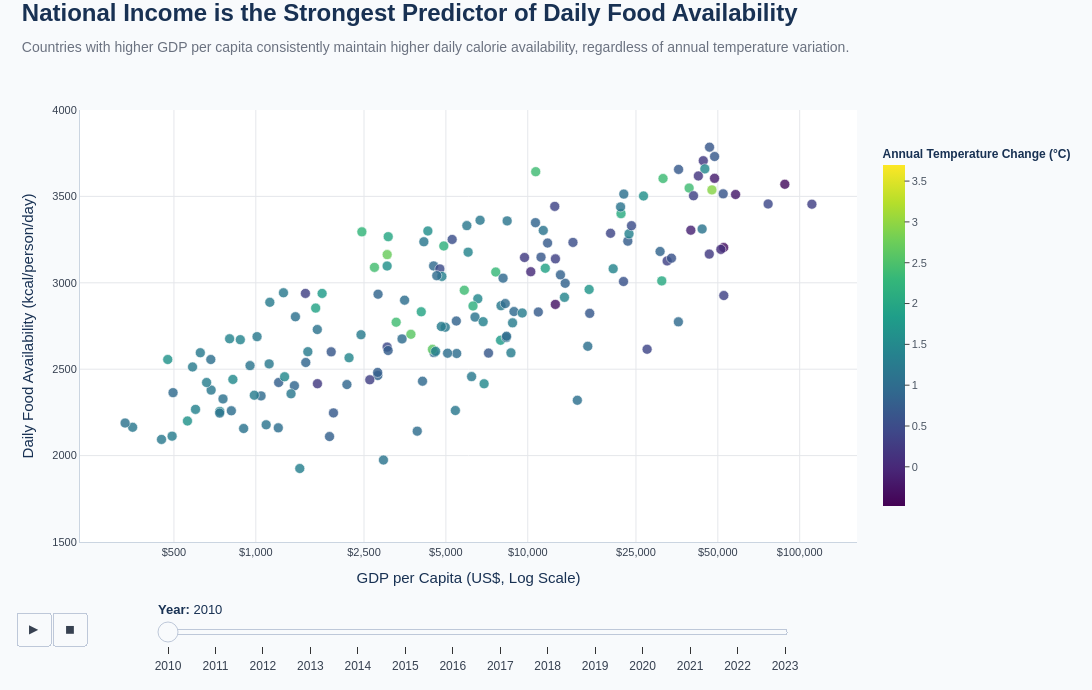

Write notebook code for a chart like this one.
### Markdown cell above
# Phase 13 — Analytical Questions

---

## Analytical Question 1

### Does higher GDP per capita consistently translate into better food availability?

Economic growth is often assumed to be the primary lever for food security, on the theory that higher national income buys better infrastructure, purchasing power, and agricultural investment. Testing this assumption directly — rather than taking it for granted — is the foundation the rest of this analysis builds on.

**Goal:** Determine whether countries with higher GDP per capita consistently show higher daily calorie availability, or whether income alone is insufficient to explain the pattern.

### Code cell
# ==========================================================
# AQ1
# How Strongly Does National Income Influence Daily Food Availability?
# ==========================================================

import plotly.express as px
import numpy as np

# ----------------------------------------------------------
# Data Preparation
# ----------------------------------------------------------

aq1_df = (
    analysis_df
    .query("Item == 'Grand Total'")
    .dropna(
        subset=[
            "GDP_per_Capita",
            "Calories_per_Capita",
            "Temperature_Change"
        ]
    )
    .copy()
)

aq1_df.sort_values("Year", inplace=True)

temp_min = aq1_df["Temperature_Change"].min()
temp_max = aq1_df["Temperature_Change"].max()

fig = px.scatter(
    aq1_df,
    x="GDP_per_Capita",
    y="Calories_per_Capita",
    color="Temperature_Change",
    hover_name="Country",
    animation_frame="Year",
    log_x=True,
    range_color=[temp_min, temp_max],
    color_continuous_scale="Viridis",
    labels={
        "GDP_per_Capita":
        "GDP per Capita (US$, Log Scale)",
        "Calories_per_Capita":
        "Daily Food Availability (kcal/person/day)",
        "Temperature_Change":
        "Temperature Change (°C)"
    },

    hover_data={
        "GDP_per_Capita":":$,.0f",
        "Calories_per_Capita":":.0f",
        "Temperature_Change":":.2f"
    }

)

# ----------------------------------------------------------
# Marker Styling
# ----------------------------------------------------------

fig.update_traces(
    marker=dict(
        size=10,
        opacity=0.82,
        line=dict(
            width=0.6,
            color="white"
        )

    ),

    selector=dict(mode="markers")

)

# ----------------------------------------------------------
# Executive Layout
# ----------------------------------------------------------

fig.update_layout(
    template="plotly_white",
    width=1120,
    height=690,
    paper_bgcolor=BG,
    plot_bgcolor="white",
    margin=dict(
        l=80,
        r=70,
        t=110,
        b=80
    ),
    font=dict(
        family="Arial",
        size=12,
        color="#374151"
    ),
    title=dict(
        text=(
            "<b>National Income is the Strongest Predictor of Daily Food Availability</b>"
            "<br>"
            "<span style='font-size:14px;color:#6B7280;'>"
            "Countries with higher GDP per capita consistently maintain higher daily calorie availability, "
            "regardless of annual temperature variation."
            "</span>"
        ),
        x=0.02,
        y=0.97,
        xanchor="left",
        font=dict(
            family="Arial",
            size=24,
            color=COLOR_NAVY
        )
    ),
    xaxis=dict(
        title="GDP per Capita (US$, Log Scale)",
        title_font=dict(
            size=15,
            color=COLOR_NAVY
        ),
        tickfont=dict(size=11),
        showgrid=True,
        gridcolor=COLOR_GRID,
        zeroline=False,
        linecolor="#CBD5E1",
        tickvals=[
            500,
            1000,
            2500,
            5000,
            10000,
            25000,
            50000,
            100000
        ],
        tickformat="$,.0f"
    ),
    yaxis=dict(
        title="Daily Food Availability (kcal/person/day)",
        title_font=dict(
            size=15,
            color=COLOR_NAVY
        ),
        tickfont=dict(size=11),
        showgrid=True,
        gridcolor=COLOR_GRID,
        zeroline=False,
        linecolor="#CBD5E1",
        range=[1500,4000]
    )
)

# ----------------------------------------------------------
# Executive Colour Scale & Animation Controls
# ----------------------------------------------------------

fig.update_layout(
    coloraxis_colorbar=dict(
        title=dict(
            text="<b>Annual Temperature Change (°C)</b>",
            side="top",
            font=dict(
                size=12,
                color=COLOR_NAVY
            )
        ),
        tickfont=dict(
            size=11,
            color="#4B5563"
        ),
        ticks="outside",
        ticklen=5,
        tickwidth=1,
        thickness=22,
        thicknessmode="pixels",
        len=0.88,
        lenmode="fraction",
        y=0.50,
        yanchor="middle",
        x=1.02,
        outlinewidth=0
    ),
    sliders=[
        dict(
            active=0,
            x=0.10,
            y=-0.08,
            len=0.82,
            currentvalue=dict(
                prefix="<b>Year:</b> ",
                font=dict(
                    size=13,
                    color=COLOR_NAVY
                )
            ),
            pad=dict(
                t=20
            )
        )
    ]
)

# ----------------------------------------------------------
# Executive Hover Card
# ----------------------------------------------------------

fig.update_traces(
    hovertemplate=
    "<b>%{hovertext}</b><br><br>"
    "GDP per Capita: <b>$%{x:,.0f}</b><br>"
    "Daily Calories: <b>%{y:.0f} kcal</b><br>"
    "Temperature Change: <b>%{marker.color:.2f} °C</b>"
    "<extra></extra>"
)

# ==========================================================
# Final Executive Presentation Refinements
# ==========================================================

# Animation transition
fig.layout.updatemenus[0].buttons[0].args[1]["frame"]["duration"] = 800
fig.layout.updatemenus[0].buttons[0].args[1]["transition"]["duration"] = 500

# Play button styling
fig.layout.updatemenus[0].pad = dict(r=10, t=35)

# Improve animation frame redraw
fig.layout.updatemenus[0].buttons[0].args[1]["frame"]["redraw"] = True

# Cleaner animation controls
fig.layout.updatemenus[0].x = 0.02
fig.layout.updatemenus[0].y = -0.08

# Remove distracting spike lines
fig.update_xaxes(showspikes=False)
fig.update_yaxes(showspikes=False)

# Thin plot border
fig.update_xaxes(showline=True, linewidth=1, linecolor="#CBD5E1", mirror=False)
fig.update_yaxes(showline=True, linewidth=1, linecolor="#CBD5E1", mirror=False)

# Slightly smoother marker appearance
fig.update_traces(
    marker=dict(
        sizemode="diameter"
    )
)

# Keep background clean
fig.update_layout(
    hoverlabel=dict(
        bgcolor="white",
        font_size=12,
        font_family="Arial"
    )
)

# Hide Plotly logo & unnecessary toolbar buttons
config = {
    "displaylogo": False,
    "displayModeBar": False,
    "responsive": True
}

fig.show(config=config)

### Figure 1 — Plotly figure (JSON) as saved in the notebook; plotly's stock layout.template omitted (floating-point values rounded to 4 significant figures; data arrays with more than 128 entries replaced by an {"elided": "..."} marker saying what was removed)
{"data": [{"customdata": {"elided": "166x1 float values"}, "hovertemplate": "<b>%{hovertext}</b><br><br>GDP per Capita: <b>$%{x:,.0f}</b><br>Daily Calories: <b>%{y:.0f} kcal</b><br>Temperature Change: <b>%{marker.color:.2f} °C</b><extra></extra>", "hovertext": {"elided": "166 str values"}, "legendgroup": "", "marker": {"color": {"elided": "166 float values"}, "coloraxis": "coloraxis", "line": {"color": "white", "width": 0.6}, "opacity": 0.82, "size": 10, "sizemode": "diameter", "symbol": "circle"}, "mode": "markers", "name": "", "orientation": "v", "showlegend": false, "type": "scatter", "x": {"elided": "166 float values"}, "xaxis": "x", "y": {"elided": "166 float values"}, "yaxis": "y"}], "layout": {"coloraxis": {"cmax": 3.697, "cmin": -0.48, "colorbar": {"len": 0.88, "lenmode": "fraction", "outlinewidth": 0, "thickness": 22, "thicknessmode": "pixels", "tickfont": {"color": "#4B5563", "size": 11}, "ticklen": 5, "ticks": "outside", "tickwidth": 1, "title": {"font": {"color": "#183153", "size": 12}, "side": "top", "text": "<b>Annual Temperature Change (°C)</b>"}, "x": 1.02, "y": 0.5, "yanchor": "middle"}, "colorscale": [[0, "#440154"], [0.1111, "#482878"], [0.2222, "#3e4989"], [0.3333, "#31688e"], [0.4444, "#26828e"], [0.5556, "#1f9e89"], [0.6667, "#35b779"], [0.7778, "#6ece58"], [0.8889, "#b5de2b"], [1, "#fde725"]]}, "font": {"color": "#374151", "family": "Arial", "size": 12}, "height": 690, "hoverlabel": {"bgcolor": "white", "font": {"family": "Arial", "size": 12}}, "legend": {"tracegroupgap": 0}, "margin": {"b": 80, "l": 80, "r": 70, "t": 110}, "paper_bgcolor": "#F8FAFC", "plot_bgcolor": "white", "sliders": [{"active": 0, "currentvalue": {"font": {"color": "#183153", "size": 13}, "prefix": "<b>Year:</b> "}, "len": 0.82, "pad": {"b": 10, "t": 20}, "steps": [{"args": [["2010"], {"frame": {"duration": 0, "redraw": false}, "fromcurrent": true, "mode": "immediate", "transition": {"duration": 0, "easing": "linear"}}], "label": "2010", "method": "animate"}, {"args": [["2011"], {"frame": {"duration": 0, "redraw": false}, "fromcurrent": true, "mode": "immediate", "transition": {"duration": 0, "easing": "linear"}}], "label": "2011", "method": "animate"}, {"args": [["2012"], {"frame": {"duration": 0, "redraw": false}, "fromcurrent": true, "mode": "immediate", "transition": {"duration": 0, "easing": "linear"}}], "label": "2012", "method": "animate"}, {"args": [["2013"], {"frame": {"duration": 0, "redraw": false}, "fromcurrent": true, "mode": "immediate", "transition": {"duration": 0, "easing": "linear"}}], "label": "2013", "method": "animate"}, {"args": [["2014"], {"frame": {"duration": 0, "redraw": false}, "fromcurrent": true, "mode": "immediate", "transition": {"duration": 0, "easing": "linear"}}], "label": "2014", "method": "animate"}, {"args": [["2015"], {"frame": {"duration": 0, "redraw": false}, "fromcurrent": true, "mode": "immediate", "transition": {"duration": 0, "easing": "linear"}}], "label": "2015", "method": "animate"}, {"args": [["2016"], {"frame": {"duration": 0, "redraw": false}, "fromcurrent": true, "mode": "immediate", "transition": {"duration": 0, "easing": "linear"}}], "label": "2016", "method": "animate"}, {"args": [["2017"], {"frame": {"duration": 0, "redraw": false}, "fromcurrent": true, "mode": "immediate", "transition": {"duration": 0, "easing": "linear"}}], "label": "2017", "method": "animate"}, {"args": [["2018"], {"frame": {"duration": 0, "redraw": false}, "fromcurrent": true, "mode": "immediate", "transition": {"duration": 0, "easing": "linear"}}], "label": "2018", "method": "animate"}, {"args": [["2019"], {"frame": {"duration": 0, "redraw": false}, "fromcurrent": true, "mode": "immediate", "transition": {"duration": 0, "easing": "linear"}}], "label": "2019", "method": "animate"}, {"args": [["2020"], {"frame": {"duration": 0, "redraw": false}, "fromcurrent": true, "mode": "immediate", "transition": {"duration": 0, "easing": "linear"}}], "label": "2020", "method": "animate"}, {"args": [["2021"], {"frame": {"duration": 0, "redraw": false}, "fromcurrent": true, "mode": "immediate", "transition": {"duration": 0, "easing": "linear"}}], "label": "2021", "method": "animate"}, {"args": [["2022"], {"frame": {"duration": 0, "redraw": false}, "fromcurrent": true, "mode": "immediate", "transition": {"duration": 0, "easing": "linear"}}], "label": "2022", "method": "animate"}, {"args": [["2023"], {"frame": {"duration": 0, "redraw": false}, "fromcurrent": true, "mode": "immediate", "transition": {"duration": 0, "easing": "linear"}}], "label": "2023", "method": "animate"}], "x": 0.1, "xanchor": "left", "y": -0.08, "yanchor": "top"}], "title": {"font": {"color": "#183153", "family": "Arial", "size": 24}, "text": "<b>National Income is the Strongest Predictor of Daily Food Availability</b><br><span style='font-size:14px;color:#6B7280;'>Countries with higher GDP per capita consistently maintain higher daily calorie availability, regardless of annual temperature variation.</span>", "x": 0.02, "xanchor": "left", "y": 0.97}, "updatemenus": [{"buttons": [{"args": [null, {"frame": {"duration": 800, "redraw": true}, "fromcurrent": true, "mode": "immediate", "transition": {"duration": 500, "easing": "linear"}}], "label": "&#9654;", "method": "animate"}, {"args": [[null], {"frame": {"duration": 0, "redraw": false}, "fromcurrent": true, "mode": "immediate", "transition": {"duration": 0, "easing": "linear"}}], "label": "&#9724;", "method": "animate"}], "direction": "left", "pad": {"r": 10, "t": 35}, "showactive": false, "type": "buttons", "x": 0.02, "xanchor": "right", "y": -0.08, "yanchor": "top"}], "width": 1120, "xaxis": {"anchor": "y", "domain": [0, 1], "gridcolor": "#E5E7EB", "linecolor": "#CBD5E1", "linewidth": 1, "mirror": false, "showgrid": true, "showline": true, "showspikes": false, "tickfont": {"size": 11}, "tickformat": "$,.0f", "tickvals": [500, 1000, 2500, 5000, 10000, 25000, 50000, 100000], "title": {"font": {"color": "#183153", "size": 15}, "text": "GDP per Capita (US$, Log Scale)"}, "type": "log", "zeroline": false}, "yaxis": {"anchor": "x", "domain": [0, 1], "gridcolor": "#E5E7EB", "linecolor": "#CBD5E1", "linewidth": 1, "mirror": false, "range": [1500, 4000], "showgrid": true, "showline": true, "showspikes": false, "tickfont": {"size": 11}, "title": {"font": {"color": "#183153", "size": 15}, "text": "Daily Food Availability (kcal/person/day)"}, "zeroline": false}}}
